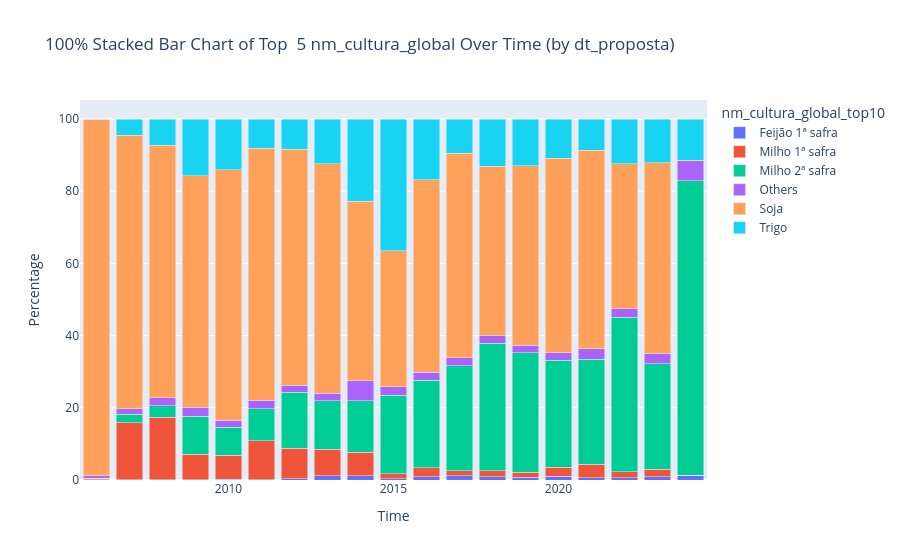

This figure's notebook cell:
### Code cell
# Convert the date column to datetime if not already in datetime format
data_pr['dt_proposta'] = pd.to_datetime(data_pr['dt_proposta'])
# Identify the top 10 most frequent 'nm_cultura_global' values
top_10_culturas = data_pr['nm_cultura_global'].value_counts().nlargest(5).index

# Replace all other 'nm_cultura_global' values with 'Others'
data_pr['nm_cultura_global_top10'] = data_pr['nm_cultura_global'].where(data_pr['nm_cultura_global'].isin(top_10_culturas), 'Others')

# Group by 'dt_proposta' (time) and 'nm_cultura_global_top10'
grouped_data = data_pr.groupby([data_pr['dt_proposta'].dt.to_period('Y'), 'nm_cultura_global_top10']).size().unstack(fill_value=0)

# Reset index to get a standard time series index
grouped_data.index = grouped_data.index.to_timestamp()

# Normalize to get percentages (100% stacked)
grouped_data_percentage = grouped_data.div(grouped_data.sum(axis=1), axis=0) * 100

# Convert the normalized dataframe back to a long format for Plotly
df_long = grouped_data_percentage.reset_index().melt(id_vars='dt_proposta', var_name='nm_cultura_global_top10', value_name='percentage')

# Create the 100% stacked bar chart using Plotly
fig = px.bar(df_long, 
             x='dt_proposta', 
             y='percentage', 
             color='nm_cultura_global_top10',
             labels={'percentage': 'Percentage', 'dt_proposta': 'Time'},
             title='100% Stacked Bar Chart of Top  5 nm_cultura_global Over Time (by dt_proposta)')

# Update layout for better readability
fig.update_layout(barmode='stack', xaxis={'categoryorder': 'category ascending'}, 
                  xaxis_title='Time', yaxis_title='Percentage')

# Show the plot
fig.show()

### Figure 1 — Plotly figure (JSON) as saved in the notebook; plotly's stock layout.template omitted (floating-point values rounded to 4 significant figures)
{"data": [{"alignmentgroup": "True", "hovertemplate": "nm_cultura_global_top10=Feijão 1ª safra<br>Time=%{x}<br>Percentage=%{y}<extra></extra>", "legendgroup": "Feijão 1ª safra", "marker": {"color": "#636efa", "pattern": {"shape": ""}}, "name": "Feijão 1ª safra", "offsetgroup": "Feijão 1ª safra", "orientation": "v", "showlegend": true, "textposition": "auto", "type": "bar", "x": ["2006-01-01T00:00:00", "2007-01-01T00:00:00", "2008-01-01T00:00:00", "2009-01-01T00:00:00", "2010-01-01T00:00:00", "2011-01-01T00:00:00", "2012-01-01T00:00:00", "2013-01-01T00:00:00", "2014-01-01T00:00:00", "2015-01-01T00:00:00", "2016-01-01T00:00:00", "2017-01-01T00:00:00", "2018-01-01T00:00:00", "2019-01-01T00:00:00", "2020-01-01T00:00:00", "2021-01-01T00:00:00", "2022-01-01T00:00:00", "2023-01-01T00:00:00", "2024-01-01T00:00:00"], "xaxis": "x", "y": [0.006807, 0.0308, 0.05507, 0.07491, 0.1831, 0.08822, 0.3027, 1.141, 1.122, 0.2852, 0.8625, 1.136, 0.9376, 0.7348, 1.025, 0.689, 0.6743, 0.9641, 1.258], "yaxis": "y"}, {"alignmentgroup": "True", "hovertemplate": "nm_cultura_global_top10=Milho 1ª safra<br>Time=%{x}<br>Percentage=%{y}<extra></extra>", "legendgroup": "Milho 1ª safra", "marker": {"color": "#EF553B", "pattern": {"shape": ""}}, "name": "Milho 1ª safra", "offsetgroup": "Milho 1ª safra", "orientation": "v", "showlegend": true, "textposition": "auto", "type": "bar", "x": ["2006-01-01T00:00:00", "2007-01-01T00:00:00", "2008-01-01T00:00:00", "2009-01-01T00:00:00", "2010-01-01T00:00:00", "2011-01-01T00:00:00", "2012-01-01T00:00:00", "2013-01-01T00:00:00", "2014-01-01T00:00:00", "2015-01-01T00:00:00", "2016-01-01T00:00:00", "2017-01-01T00:00:00", "2018-01-01T00:00:00", "2019-01-01T00:00:00", "2020-01-01T00:00:00", "2021-01-01T00:00:00", "2022-01-01T00:00:00", "2023-01-01T00:00:00", "2024-01-01T00:00:00"], "xaxis": "x", "y": [0.4697, 15.83, 17.28, 7.098, 6.71, 10.74, 8.458, 7.437, 6.618, 1.385, 2.475, 1.455, 1.612, 1.353, 2.53, 3.632, 1.657, 1.985, 0], "yaxis": "y"}, {"alignmentgroup": "True", "hovertemplate": "nm_cultura_global_top10=Milho 2ª safra<br>Time=%{x}<br>Percentage=%{y}<extra></extra>", "legendgroup": "Milho 2ª safra", "marker": {"color": "#00cc96", "pattern": {"shape": ""}}, "name": "Milho 2ª safra", "offsetgroup": "Milho 2ª safra", "orientation": "v", "showlegend": true, "textposition": "auto", "type": "bar", "x": ["2006-01-01T00:00:00", "2007-01-01T00:00:00", "2008-01-01T00:00:00", "2009-01-01T00:00:00", "2010-01-01T00:00:00", "2011-01-01T00:00:00", "2012-01-01T00:00:00", "2013-01-01T00:00:00", "2014-01-01T00:00:00", "2015-01-01T00:00:00", "2016-01-01T00:00:00", "2017-01-01T00:00:00", "2018-01-01T00:00:00", "2019-01-01T00:00:00", "2020-01-01T00:00:00", "2021-01-01T00:00:00", "2022-01-01T00:00:00", "2023-01-01T00:00:00", "2024-01-01T00:00:00"], "xaxis": "x", "y": [0, 2.31, 3.258, 10.48, 7.725, 8.943, 15.52, 13.35, 14.22, 21.8, 24.34, 29.02, 35.37, 33.14, 29.57, 29.16, 42.73, 29.29, 81.58], "yaxis": "y"}, {"alignmentgroup": "True", "hovertemplate": "nm_cultura_global_top10=Others<br>Time=%{x}<br>Percentage=%{y}<extra></extra>", "legendgroup": "Others", "marker": {"color": "#ab63fa", "pattern": {"shape": ""}}, "name": "Others", "offsetgroup": "Others", "orientation": "v", "showlegend": true, "textposition": "auto", "type": "bar", "x": ["2006-01-01T00:00:00", "2007-01-01T00:00:00", "2008-01-01T00:00:00", "2009-01-01T00:00:00", "2010-01-01T00:00:00", "2011-01-01T00:00:00", "2012-01-01T00:00:00", "2013-01-01T00:00:00", "2014-01-01T00:00:00", "2015-01-01T00:00:00", "2016-01-01T00:00:00", "2017-01-01T00:00:00", "2018-01-01T00:00:00", "2019-01-01T00:00:00", "2020-01-01T00:00:00", "2021-01-01T00:00:00", "2022-01-01T00:00:00", "2023-01-01T00:00:00", "2024-01-01T00:00:00"], "xaxis": "x", "y": [0.7079, 1.608, 2.258, 2.457, 1.91, 2.34, 1.983, 2.05, 5.486, 2.398, 2.226, 2.253, 2.069, 2.045, 2.092, 2.9, 2.41, 2.686, 5.677], "yaxis": "y"}, {"alignmentgroup": "True", "hovertemplate": "nm_cultura_global_top10=Soja<br>Time=%{x}<br>Percentage=%{y}<extra></extra>", "legendgroup": "Soja", "marker": {"color": "#FFA15A", "pattern": {"shape": ""}}, "name": "Soja", "offsetgroup": "Soja", "orientation": "v", "showlegend": true, "textposition": "auto", "type": "bar", "x": ["2006-01-01T00:00:00", "2007-01-01T00:00:00", "2008-01-01T00:00:00", "2009-01-01T00:00:00", "2010-01-01T00:00:00", "2011-01-01T00:00:00", "2012-01-01T00:00:00", "2013-01-01T00:00:00", "2014-01-01T00:00:00", "2015-01-01T00:00:00", "2016-01-01T00:00:00", "2017-01-01T00:00:00", "2018-01-01T00:00:00", "2019-01-01T00:00:00", "2020-01-01T00:00:00", "2021-01-01T00:00:00", "2022-01-01T00:00:00", "2023-01-01T00:00:00", "2024-01-01T00:00:00"], "xaxis": "x", "y": [98.82, 75.67, 69.85, 64.16, 69.39, 69.76, 65.43, 63.66, 49.73, 37.59, 53.2, 56.6, 46.93, 49.71, 53.94, 55.01, 40.14, 52.99, 0.02046], "yaxis": "y"}, {"alignmentgroup": "True", "hovertemplate": "nm_cultura_global_top10=Trigo<br>Time=%{x}<br>Percentage=%{y}<extra></extra>", "legendgroup": "Trigo", "marker": {"color": "#19d3f3", "pattern": {"shape": ""}}, "name": "Trigo", "offsetgroup": "Trigo", "orientation": "v", "showlegend": true, "textposition": "auto", "type": "bar", "x": ["2006-01-01T00:00:00", "2007-01-01T00:00:00", "2008-01-01T00:00:00", "2009-01-01T00:00:00", "2010-01-01T00:00:00", "2011-01-01T00:00:00", "2012-01-01T00:00:00", "2013-01-01T00:00:00", "2014-01-01T00:00:00", "2015-01-01T00:00:00", "2016-01-01T00:00:00", "2017-01-01T00:00:00", "2018-01-01T00:00:00", "2019-01-01T00:00:00", "2020-01-01T00:00:00", "2021-01-01T00:00:00", "2022-01-01T00:00:00", "2023-01-01T00:00:00", "2024-01-01T00:00:00"], "xaxis": "x", "y": [0, 4.553, 7.301, 15.72, 14.08, 8.121, 8.309, 12.36, 22.83, 36.54, 16.89, 9.537, 13.08, 13.02, 10.84, 8.616, 12.38, 12.08, 11.47], "yaxis": "y"}], "layout": {"barmode": "stack", "legend": {"title": {"text": "nm_cultura_global_top10"}, "tracegroupgap": 0}, "title": {"text": "100% Stacked Bar Chart of Top  5 nm_cultura_global Over Time (by dt_proposta)"}, "xaxis": {"anchor": "y", "categoryorder": "category ascending", "domain": [0, 1], "title": {"text": "Time"}}, "yaxis": {"anchor": "x", "domain": [0, 1], "title": {"text": "Percentage"}}}}
